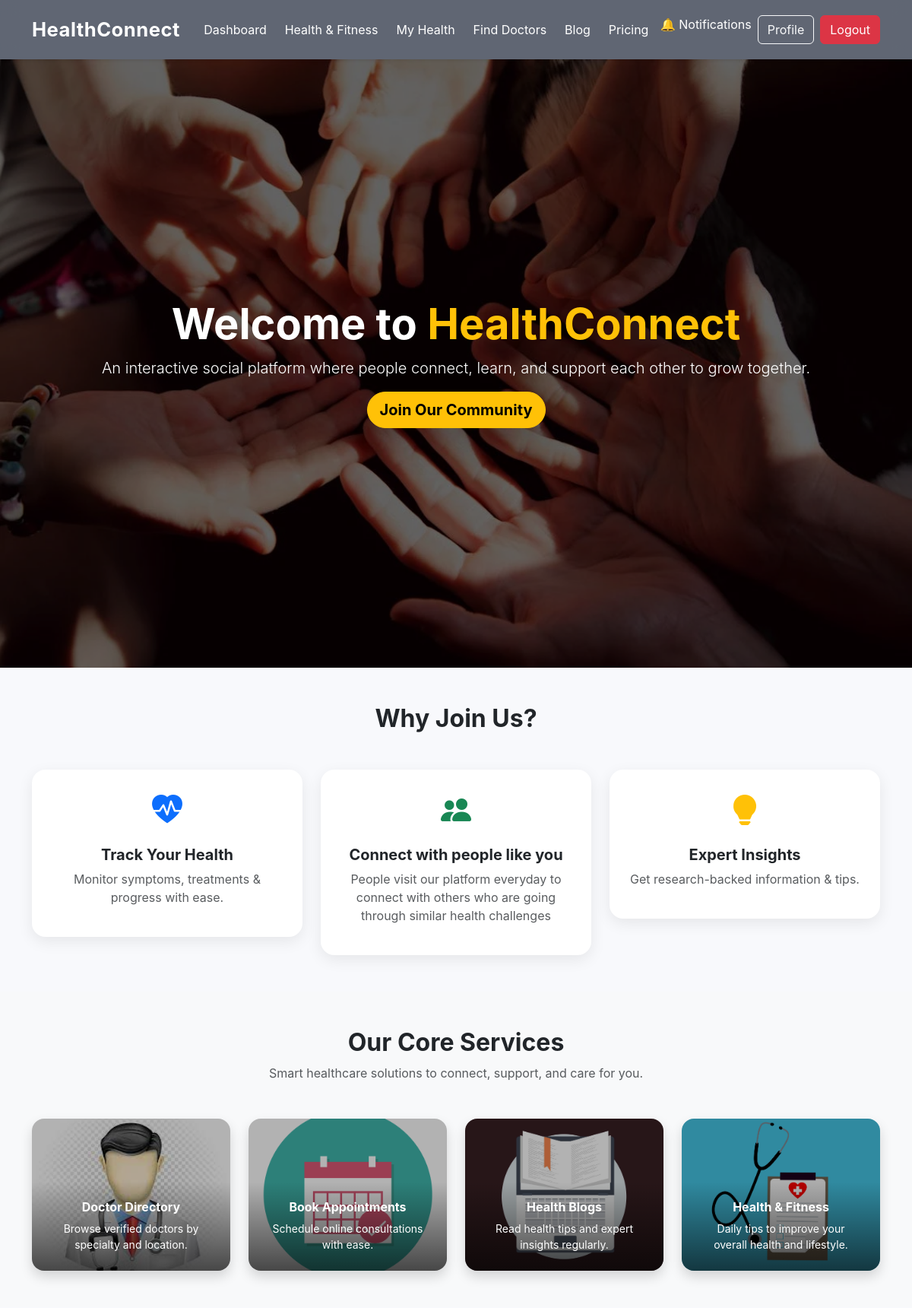
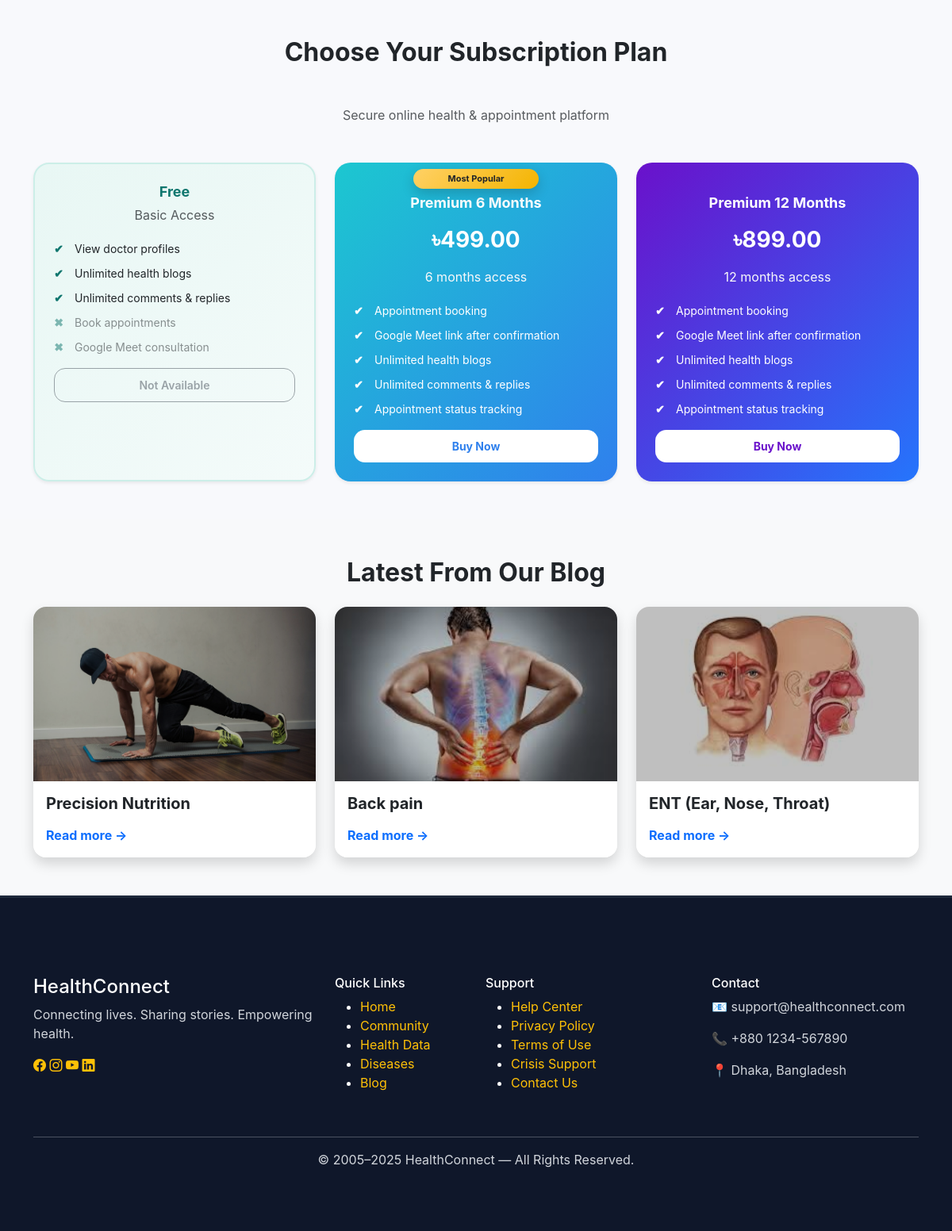
/ (signed in), run on the app's committed database (2 pictures, top to bottom).
### subscriptions/models.py (models this page shows, shortened)
class SubscriptionPlan(models.Model):
    PLAN_CHOICES = (
        ("premium_6", "Premium 6 Months"),
        ("premium_12", "Premium 12 Months"),
    )
    name = models.CharField(max_length=20, choices=PLAN_CHOICES, unique=True)
    price = models.DecimalField(max_digits=8, decimal_places=2)
    duration_months = models.PositiveIntegerField()

### blog/models.py (models this page shows, shortened)
class BlogPost(models.Model):
    author = models.ForeignKey(
        settings.AUTH_USER_MODEL,
        on_delete=models.CASCADE,
        related_name="posts"
    )
    title = models.CharField(max_length=200)
    content = RichTextField(blank=True, null=True)
    description = models.TextField(blank=True, null=True)
    photo = models.ImageField(upload_to="blog_photos/", blank=True, null=True)
    category = models.ManyToManyField(Category)
    urgency_level = models.CharField(
        max_length=10,
        choices=URGENCY_CHOICES,
        default='medium'
    )
    created_at = models.DateTimeField(auto_now_add=True)

### stakeholders/views.py (the view)
# urls.py: path('',views.HomeView,name='homes'),
def HomeView(request):
    plans = SubscriptionPlan.objects.all()
    recent_blogs = BlogPost.objects.all().order_by('-created_at')[:3]  # latest 3 blogs
    return render(request, 'base.html', {
        "plans": plans,
        "recent_blogs": recent_blogs
    })

### templates/base.html (shortened to what this page needs)
{% load static %}
{% load crispy_forms_tags %}
<!DOCTYPE html>
<html lang="en">
<head>
<link href="https://cdn.jsdelivr.net/npm/bootstrap@5.3.3/dist/css/bootstrap.min.css" rel="stylesheet">
<link rel="stylesheet" href="https://cdn.jsdelivr.net/npm/bootstrap-icons@1.11.3/font/bootstrap-icons.min.css">
<link rel="stylesheet"
href="https://cdn.jsdelivr.net/npm/bootstrap-icons@1.10.5/font/bootstrap-icons.css">
<link rel="stylesheet" href="{% static 'css/style.css' %}">
<link rel="stylesheet" href="{% static 'css/pricing.css' %}">
<link rel="stylesheet" href="{% static 'css/profile.css' %}">
<link rel="stylesheet" href="{% static 'css/bloglist.css' %}">
</head>
<body style="padding-top: 78px;">
<nav class="navbar navbar-expand-lg modern-nav fixed-top shadow-sm">
  <div class="container">
    <a class="navbar-brand fw-bold text-white" href="/">HealthConnect</a>
    <div class="collapse navbar-collapse justify-content-center" id="navbarNav">
      <ul class="navbar-nav gap-2 fs-6">
        <li class="nav-item"><a class="nav-link text-white nav-hover" href="/">Dashboard</a></li>
        <li class="nav-item"><a class="nav-link text-white nav-hover" href="{% url 'wellness_list' %}">Health & Fitness</a></li>
        <li class="nav-item"><a class="nav-link text-white nav-hover" href="{% url 'health_history_list' %}">My Health</a>
        </li>
        <li class="nav-item"><a class="nav-link text-white nav-hover" href="{% url 'doctor_list' %}">Find Doctors</a></li>
        <li class="nav-item"><a class="nav-link text-white nav-hover" href="{% url 'blog_list' %}">Blog</a></li>
        <li class="nav-item"><a class="nav-link text-white nav-hover" href="{% url 'subscription_plans' %}">Pricing</a></li>
      </ul>
    </div>
   <div class="d-flex gap-2 ">
  {% if request.user.is_authenticated %}
  <a href="{% url 'notifications' %}" class="nav-link position-relative text-white">
    🔔 Notifications
  </a>
  <a href="{% url 'profile' %}" class="btn btn-outline-light">Profile</a>
  <a href="{% url 'logout' %}" class="btn btn-danger">Logout</a>
{% else %}
  <a href="{% url 'login' %}" class="btn btn-outline-light">Sign in</a>
  <a href="{% url 'signup' %}" class="btn btn-success">Join now</a>
{% endif %}
</div>
  </div>
</nav>
{% block content %}
<section class="hero-section text-white d-flex align-items-center">
  <div class="container text-center">
    <h1 class="display-4 fw-bold fade-in">
      Welcome to <span class="text-warning">HealthConnect</span>
    </h1>
    <p class="lead fade-in">
      An interactive social platform where people connect, learn, and support each other to grow together.
    </p>
    <a href="{% url 'signup' %}"
       class="btn btn-warning btn-lg fw-bold shadow-lg rounded-pill fade-in hero-btn">
       Join Our Community
    </a>
  </div>
</section>
<section class="container py-5">
  <h2 class="text-center fw-bold mb-5">Why Join Us?</h2>
  <div class="row g-4">
    <div class="col-md-4">
      <div class="modern-card text-center p-4">
        <i class="bi bi-heart-pulse-fill fs-1 text-primary"></i>
        <h5 class="fw-bold mt-3">Track Your Health</h5>
        <p class="text-muted">Monitor symptoms, treatments & progress with ease.</p>
      </div>
    </div>
    <div class="col-md-4">
      <div class="modern-card text-center p-4">
        <i class="bi bi-people-fill fs-1 text-success"></i>
        <h5 class="fw-bold mt-3">Connect with people like you</h5>
        <p class="text-muted">People visit our platform everyday to connect with others who are going through similar health challenges</p>
      </div>
    </div>
    <div class="col-md-4">
      <div class="modern-card text-center p-4">
        <i class="bi bi-lightbulb-fill fs-1 text-warning"></i>
        <h5 class="fw-bold mt-3">Expert Insights</h5>
        <p class="text-muted">Get research-backed information & tips.</p>
      </div>
    </div>
  </div>
</section>
<section class="bg-light py-5">
  <div class="container">
    <h2 class="text-center fw-bold mb-2">Our Core Services</h2>
    <p class="text-center text-muted mb-5">
      Smart healthcare solutions to connect, support, and care for you.
    </p>
    <div class="row g-4 justify-content-center">
      <div class="col-md-3 col-sm-6">
        <div class="hc-card rounded-4 overflow-hidden shadow position-relative">
          <img src="{% static 'images/doctor.jpg' %}" class="hc-card-img" >
          <div class="hc-card-content text-center text-white p-4">
            <h6 class="fw-bold mb-2">Doctor Directory</h6>
            <p class="small mb-0">Browse verified doctors by specialty and location.</p>
          </div>
        </div>
      </div>
      <div class="col-md-3 col-sm-6">
        <div class="hc-card rounded-4 overflow-hidden shadow position-relative">
          <img src="{% static 'images/appointments.png' %}" class="hc-card-img">
          <div class="hc-card-content text-center text-white p-4">
            <h6 class="fw-bold mb-2">Book Appointments</h6>
            <p class="small mb-0">Schedule online consultations with ease.</p>
          </div>
        </div>
      </div>
      <div class="col-md-3 col-sm-6">
        <div class="hc-card rounded-4 overflow-hidden shadow position-relative">
          <img src="{% static 'images/health blog.png' %}" class="hc-card-img">
          <div class="hc-card-content text-center text-white p-4">
            <h6 class="fw-bold mb-2">Health Blogs</h6>
            <p class="small mb-0">Read health tips and expert insights regularly.</p>
          </div>
        </div>
      </div>
      <div class="col-md-3 col-sm-6">
        <div class="hc-card rounded-4 overflow-hidden shadow position-relative">
          <img src="{% static 'images/health and fitness.png' %}" class="hc-card-img">
          <div class="hc-card-content text-center text-white p-4">
            <h6 class="fw-bold mb-2">Health & Fitness</h6>
            <p class="small mb-0">Daily tips to improve your overall health and lifestyle.</p>
          </div>
        </div>
      </div>
    </div>
  </div>
</section>
<section class="container py-5">
  <h2 class="text-center fw-bold mb-5">Choose Your Subscription Plan</h2>
  <p class="text-center text-muted mb-5">
    Secure online health & appointment platform
  </p>
  <div class="row g-4 justify-content-center">
    <div class="col-md-4">
      <div class="pricing-card free p-4 text-center shadow-sm">
        <h5 class="plan-title">Free</h5>
        <p class="text-muted">Basic Access</p>
        <ul class="plan-features text-start mb-3">
          <li>View doctor profiles</li>
          <li>Unlimited health blogs</li>
          <li>Unlimited comments & replies</li>
          <li class="disabled">Book appointments</li>
          <li class="disabled">Google Meet consultation</li>
        </ul>
        <button class="btn btn-outline-secondary w-100" disabled>Not Available</button>
      </div>
    </div>
    {% for plan in plans %}
    <div class="col-md-4">
      <div class="pricing-card {% if plan.name == "premium_6" %}premium{% else %}premium-plus{% endif %} p-4 text-center shadow-sm position-relative">
        {% if plan.name == "premium_6" %}
        <span class="badge-popular position-absolute top-0 start-50 translate-middle-x mt-2 px-3 py-1 rounded-pill bg-warning text-dark">
          Most Popular
        </span>
        {% endif %}
        <h5 class="plan-title mt-3">{{ plan.get_name_display }}</h5>
        <p class="price">৳{{ plan.price }}</p>
        <p class="text-light">{{ plan.duration_months }} months access</p>
        <ul class="plan-features text-start mb-3">
          <li>Appointment booking</li>
          <li>Google Meet link after confirmation</li>
          <li>Unlimited health blogs</li>
          <li>Unlimited comments & replies</li>
          <li>Appointment status tracking</li>
        </ul>
        {% if user.is_authenticated %}
          <a href="{% url 'payment_page' plan.id %}" class="btn btn-primary w-100 fw-bold">
            Buy Now
          </a>
        {% else %}
          <a href="{% url 'login' %}?next={% url 'payment_page' plan.id %}" class="btn btn-primary w-100 fw-bold">
            Login to Buy
          </a>
        {% endif %}
      </div>
    </div>
    {% empty %}
    <p class="text-center text-muted">No subscription plans available at the moment.</p>
    {% endfor %}
  </div>
</section>
<section class="py-5 bg-light">
  <div class="container">
    <h2 class="text-center fw-bold mb-4">Latest From Our Blog</h2>
    <div class="row g-4">
      {% for blog in recent_blogs %}
<div class="col-md-4">
  <div class="blog-card rounded-4 shadow overflow-hidden position-relative">
    {% if blog.photo %}
      <img src="{{ blog.photo.url }}" class="blog-card-img" alt="{{ blog.title }}">
    {% else %}
      <img src="{% static 'images/default_blog.jpg' %}" class="blog-card-img" alt="{{ blog.title }}">
    {% endif %}
    <div class="blog-card-content p-3">
      <h5 class="fw-bold mb-2">{{ blog.title }}</h5>
      <a href="{% url 'blog_detail' blog.pk %}" class="fw-bold text-primary text-decoration-none">
        Read more →
      </a>
    </div>
  </div>
</div>
{% endfor %}
    </div>
  </div>
</section>
{% endblock content %}
  <footer class="hc-footer">
    <div class="container py-5">
      <div class="row">
        <div class="col-md-4 mb-4">
          <h4 class="hc-brand">HealthConnect</h4>
          <p class="hc-desc">Connecting lives. Sharing stories. Empowering health.</p>
          <div class="hc-social mt-3">
            <a href="#"><i class="bi bi-facebook"></i></a>
            <a href="#"><i class="bi bi-instagram"></i></a>
            <a href="#"><i class="bi bi-youtube"></i></a>
            <a href="#"><i class="bi bi-linkedin"></i></a>
          </div>
        </div>
        <div class="col-md-2 mb-4">
          <h6 class="hc-title">Quick Links</h6>
          <ul class="hc-list">
            <li><a href="#">Home</a></li>
            <li><a href="#">Community</a></li>
            <li><a href="#">Health Data</a></li>
            <li><a href="#">Diseases</a></li>
            <li><a href="#">Blog</a></li>
          </ul>
        </div>
        <div class="col-md-3 mb-4">
          <h6 class="hc-title">Support</h6>
          <ul class="hc-list">
            <li><a href="#">Help Center</a></li>
            <li><a href="#">Privacy Policy</a></li>
            <li><a href="#">Terms of Use</a></li>
            <li><a href="#">Crisis Support</a></li>
            <li><a href="#">Contact Us</a></li>
          </ul>
        </div>
        <div class="col-md-3 mb-4">
          <h6 class="hc-title">Contact</h6>
          <p class="hc-text">📧 support@healthconnect.com</p>
          <p class="hc-text">📞 +880 1234-567890</p>
          <p class="hc-text">📍 Dhaka, Bangladesh</p>
        </div>
      </div>
      <hr class="hc-line">
      <p class="hc-copy text-center mb-0">
        © 2005–2025 HealthConnect — All Rights Reserved.
      </p>
    </div>
  </footer>
</body>
</html>

### data on the page
SubscriptionPlan: shows "Most Popular", name "Premium 6 Months", price "499.00", duration_months "6"
SubscriptionPlan: name "Premium 12 Months", price "899.00", duration_months "12"
BlogPost: photo (picture), title "Precision Nutrition"
BlogPost: photo (picture), title "Back pain"
BlogPost: photo (picture), title "ENT (Ear, Nose, Throat)"
